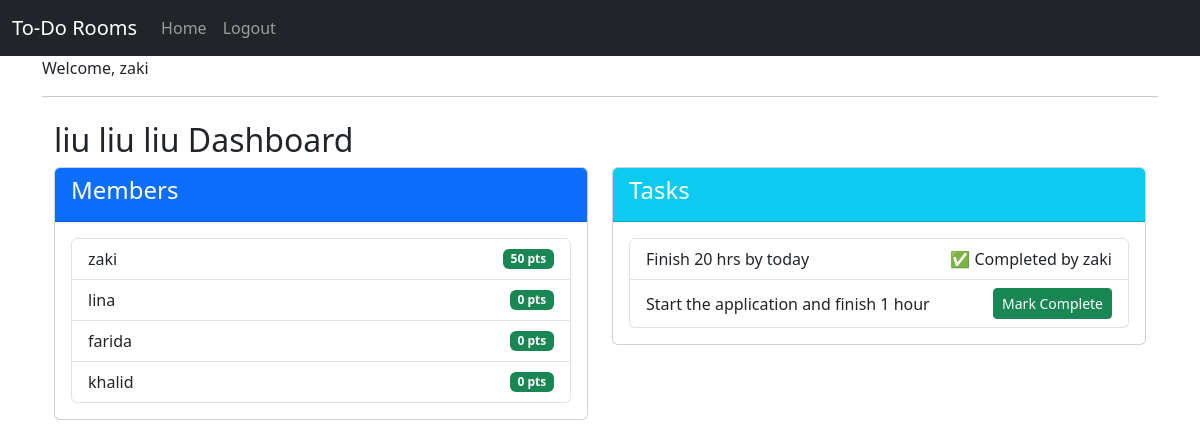
Screenshot of /dashboard/1/ (signed in) with the database file from the repository.
### roommates/models.py (models this page shows, shortened)
class Room(models.Model):
    name = models.CharField(max_length=100)
    members = models.ManyToManyField(User, related_name='rooms', through='RoomMember')

class RoomMember(models.Model):
    user = models.ForeignKey(User, on_delete=models.CASCADE)
    room = models.ForeignKey(Room, on_delete=models.CASCADE)
    points = models.IntegerField(default=0)

class Task(models.Model):
    room = models.ForeignKey(
        Room,
        on_delete=models.CASCADE,
        related_name='tasks'
    )
    description = models.CharField(max_length=255)
    completed_by = models.ForeignKey(User, null=True, blank=True, on_delete=models.SET_NULL)
    created_by = models.ForeignKey(User, on_delete=models.CASCADE, related_name='created_tasks')
    is_completed = models.BooleanField(default=False)

### roommates/views.py (the view)
# urls.py: path('dashboard/<int:room_id>/', views.room_dashboard, name='room_dashboard'),
@login_required
def room_dashboard(request, room_id):
    room = get_object_or_404(Room, id=room_id)
    members = room.roommember_set.all().order_by('-points')
    tasks = Task.objects.filter(room=room)
    return render(request, 'roommates/dashboard.html', {
        'room': room,
        'members': members,
        'tasks': tasks
    })

### roommates/templates/roommates/dashboard.html (shortened to what this page needs)
{% extends "base.html" %}
{% block content %}
<div class="container mt-4">
    <h2>{{ room.name }} Dashboard</h2>
    <div class="row">
        <div class="col-md-6">
            <div class="card mb-4">
                <div class="card-header bg-primary text-white">
                    <h4>Members</h4>
                </div>
                <div class="card-body">
                    <ul class="list-group">
                        {% for member in members %}
                            <li class="list-group-item d-flex justify-content-between align-items-center">
                                {{ member.user.username }}
                                <span class="badge bg-success">{{ member.points }} pts</span>
                            </li>
                        {% endfor %}
                    </ul>
                </div>
            </div>
        </div>
        <div class="col-md-6">
            <div class="card">
                <div class="card-header bg-info text-white">
                    <h4>Tasks</h4>
                </div>
                <div class="card-body">
                    {% if tasks %}
                        <ul class="list-group">
                            {% for task in tasks %}
                                <li class="list-group-item d-flex justify-content-between align-items-center">
                                    {{ task.description }}
                                    {% if task.is_completed %}
                                        <span>
                                            ✅ Completed by {{ task.completed_by.username }}
                                        </span>
                                    {% else %}
                                        <form method="post" action="{% url 'complete_task' task.id %}">
                                            <button type="submit" class="btn btn-sm btn-success">
                                                Mark Complete
                                            </button>
                                        </form>
                                    {% endif %}
                                </li>
                            {% endfor %}
                        </ul>
                    {% else %}
                        <li class="list-group-item">No tasks created yet.</li>
                    {% endif %}
                </div>
            </div>
        </div>
    </div>
</div>
{% endblock %}

### roommates/templates/base.html (shortened to what this page needs)
{% load static %}
{% load widget_tweaks %}
<!DOCTYPE html>
<html lang="en">
    <head>
        <link rel="stylesheet" href="https://cdn.jsdelivr.net/npm/bootstrap@5.3.0/dist/css/bootstrap.min.css">
    </head>
    <body>
        <nav class="navbar navbar-expand-lg navbar-dark bg-dark">
            <div class="container-fluid">
                <a class="navbar-brand" href="#">To-Do Rooms</a>
                <div class="collapse navbar-collapse">
                    <ul class="navbar-nav me-auto">
                        <li class="nav-item">
                            <a class="nav-link" href="{% url 'homepage' %}">Home</a>
                        </li>
                        <li class="nav-item">
                            {% if user.is_authenticated %}
                                <a class="nav-link" href="{% url 'logout' %}">Logout</a>
                            {% else %}
                                <a class="nav-link" href="{url 'login'}">Login</a>
                            {% endif %}
                        </li>
                    </ul>
                </div>
            </div>
        </nav>
        <div class="container">
            {% if user.is_authenticated %}
                <p>Welcome, {{ user.username }}</p>
            {% endif %}
            <hr>
            {% block content %}{% endblock %}
        </div>
    </body>
</html>

### rows the page displays
Room: name "liu liu liu"
RoomMember: user.username "zaki", points "50"
RoomMember: user.username "lina", points "0"
RoomMember: user.username "farida", points "0"
RoomMember: user.username "khalid", points "0"
Task: description "Finish 20 hrs by today", completed_by.username "zaki"
Task: description "Start the application and finish 1 hour", is_completed "Mark Complete"

### other values shown
{{ user.username }} "zaki"
